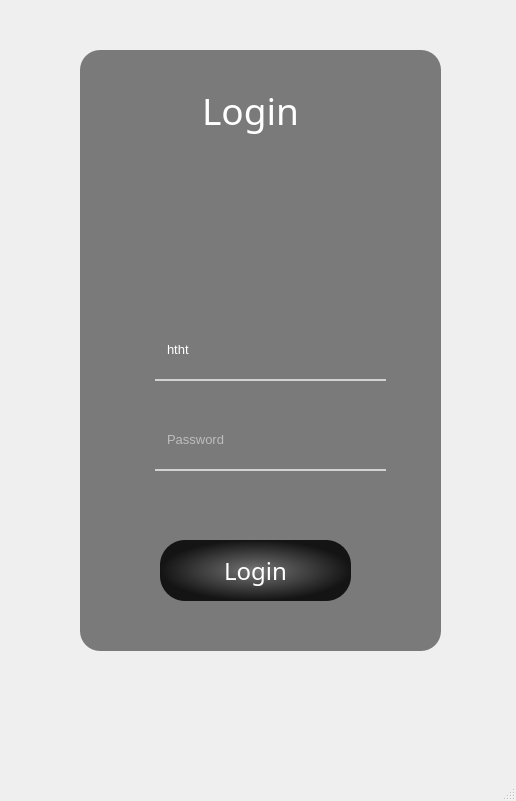
<?xml version="1.0" encoding="UTF-8"?>
<ui version="4.0">
 <class>MainWindow</class>
 <widget class="QMainWindow" name="MainWindow">
  <property name="geometry">
   <rect>
    <x>0</x>
    <y>0</y>
    <width>516</width>
    <height>801</height>
   </rect>
  </property>
  <property name="windowTitle">
   <string>MainWindow</string>
  </property>
  <widget class="QWidget" name="centralwidget">
   <widget class="QLabel" name="label">
    <property name="geometry">
     <rect>
      <x>60</x>
      <y>20</y>
      <width>401</width>
      <height>671</height>
     </rect>
    </property>
    <property name="styleSheet">
     <string notr="true">border-image: url(:/imagens/background.jpeg);
border-radius: 25px</string>
    </property>
    <property name="text">
     <string/>
    </property>
   </widget>
   <widget class="QLabel" name="label_2">
    <property name="geometry">
     <rect>
      <x>80</x>
      <y>50</y>
      <width>361</width>
      <height>601</height>
     </rect>
    </property>
    <property name="styleSheet">
     <string notr="true">background-color: rgb(0, 0, 0,125);
border-radius: 20px</string>
    </property>
    <property name="text">
     <string/>
    </property>
   </widget>
   <widget class="QLabel" name="label_3">
    <property name="geometry">
     <rect>
      <x>160</x>
      <y>70</y>
      <width>181</width>
      <height>81</height>
     </rect>
    </property>
    <property name="font">
     <font>
      <family>Gabriola</family>
      <pointsize>28</pointsize>
     </font>
    </property>
    <property name="styleSheet">
     <string notr="true">color:rgb(255, 255, 255)</string>
    </property>
    <property name="text">
     <string>Login</string>
    </property>
    <property name="alignment">
     <set>Qt::AlignCenter</set>
    </property>
   </widget>
   <widget class="QLineEdit" name="lineEdit">
    <property name="geometry">
     <rect>
      <x>155</x>
      <y>320</y>
      <width>231</width>
      <height>61</height>
     </rect>
    </property>
    <property name="font">
     <font>
      <pointsize>10</pointsize>
     </font>
    </property>
    <property name="styleSheet">
     <string notr="true">QLineEdit{
	background-color: rgba(0,0,0,0);
	border:none;
	border-bottom: 2px solid rgba(240,240,240,190);
	padding-left: 10px;
	color: rgb(255,255,255,255)
}
QLineEdit:hover{
	border-bottom: 4px solid rgba(255,255,255,190);
}</string>
    </property>
    <property name="text">
     <string>htht</string>
    </property>
    <property name="placeholderText">
     <string>User Name</string>
    </property>
   </widget>
   <widget class="QLineEdit" name="lineEdit_2">
    <property name="geometry">
     <rect>
      <x>155</x>
      <y>410</y>
      <width>231</width>
      <height>61</height>
     </rect>
    </property>
    <property name="font">
     <font>
      <pointsize>10</pointsize>
     </font>
    </property>
    <property name="styleSheet">
     <string notr="true">QLineEdit{
	background-color: rgba(0,0,0,0);
	border:none;
	border-bottom: 2px solid rgba(240,240,240,190);
	padding-left: 10px;
	color: rgb(255,255,255,255)
}
QLineEdit:hover{
	border-bottom: 4px solid rgba(255,255,255,190);
}</string>
    </property>
    <property name="text">
     <string/>
    </property>
    <property name="echoMode">
     <enum>QLineEdit::Password</enum>
    </property>
    <property name="placeholderText">
     <string>Password</string>
    </property>
   </widget>
   <widget class="QLabel" name="label_4">
    <property name="geometry">
     <rect>
      <x>110</x>
      <y>340</y>
      <width>35</width>
      <height>35</height>
     </rect>
    </property>
    <property name="styleSheet">
     <string notr="true">border-image: url(:/imagens/login.png);</string>
    </property>
    <property name="text">
     <string/>
    </property>
   </widget>
   <widget class="QLabel" name="label_5">
    <property name="geometry">
     <rect>
      <x>110</x>
      <y>430</y>
      <width>35</width>
      <height>35</height>
     </rect>
    </property>
    <property name="styleSheet">
     <string notr="true">border-image: url(:/imagens/redifini_senha.png);</string>
    </property>
    <property name="text">
     <string/>
    </property>
   </widget>
   <widget class="QPushButton" name="pushButton">
    <property name="geometry">
     <rect>
      <x>160</x>
      <y>540</y>
      <width>191</width>
      <height>61</height>
     </rect>
    </property>
    <property name="font">
     <font>
      <family>Gabriola</family>
      <pointsize>18</pointsize>
     </font>
    </property>
    <property name="styleSheet">
     <string notr="true">QPushButton{
	color: rgb(255,255,255);
	background-color: qradialgradient(spread:pad, cx:0.5, cy:0.5, radius:0.5, fx:0.5, fy:0.5, stop:0 rgba(0, 0, 0, 10), stop:1 rgba(0, 0, 0, 214));
	border:none;
	border-radius:25px
}
QPushButton:hover{
	border: 1px solid rgba(255,255,255,180);
	background-color: qradialgradient(spread:pad, cx:0.5, cy:0.5, radius:0.5, fx:0.5, fy:0.5, stop:0 rgba(0, 0, 0, 20), stop:1 rgba(0, 0, 0, 240));
}
QPushButton:pressed{
	border: 1px solid rgb(255,255,255);
	background-color: qradialgradient(spread:pad, cx:0.5, cy:0.5, radius:0.5, fx:0.5, fy:0.5, stop:0 rgba(0, 0, 0, 30), stop:1 rgba(0, 0, 0, 260));
	font:30px
}</string>
    </property>
    <property name="text">
     <string>Login</string>
    </property>
   </widget>
  </widget>
  <widget class="QMenuBar" name="menubar">
   <property name="geometry">
    <rect>
     <x>0</x>
     <y>0</y>
     <width>516</width>
     <height>21</height>
    </rect>
   </property>
  </widget>
  <widget class="QStatusBar" name="statusbar"/>
 </widget>
 <resources>
  <include location="imagens.qrc"/>
 </resources>
 <connections/>
</ui>
